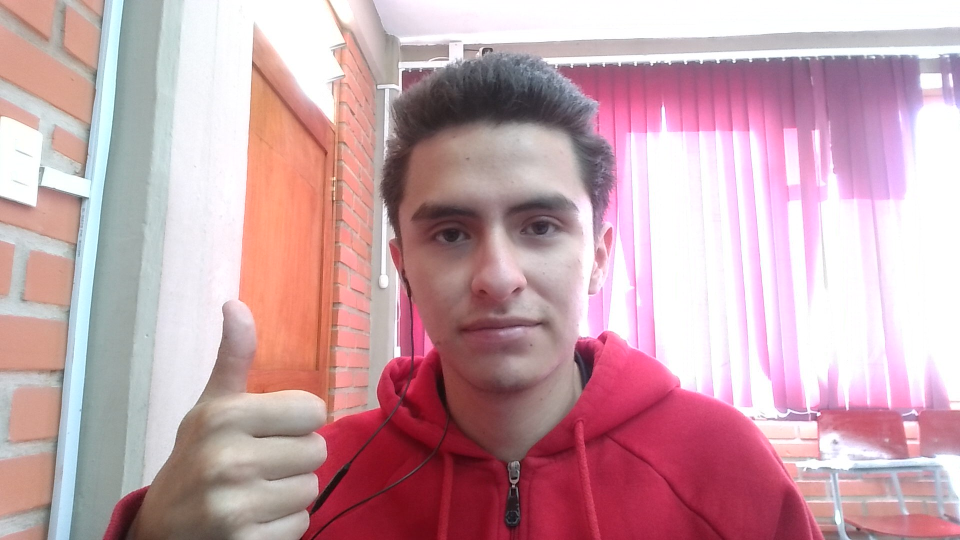
#> input picture foto.jpg, 1920 x 1080 px (shown at 1/2 size)
$ jupyter execute --allow-errors Laboratorio.ipynb
#> lines starting #> are read from the running program, lines starting #| are printed output that depends on the picture; after the words box and inside, x2 and y2 are one past the last pixel; in counts of white or black regions, pixels touching at a corner belong together
[cell 1]
import cv2
import numpy as np
import matplotlib.pyplot as plt

image = cv2.imread('colores.jpg')
#> (the rest of this cell did not finish here and is left out)

[cell 2]
import cv2
import numpy as np
import matplotlib.pyplot as plt

imagen = cv2.imread('foto.jpg')
#> imagen is the input picture: shape (1080, 1920, 3); mean B, G, R 171, 163, 200.7
imagen_rgb = cv2.cvtColor(imagen, cv2.COLOR_BGR2RGB)
gris = cv2.cvtColor(imagen, cv2.COLOR_BGR2GRAY)
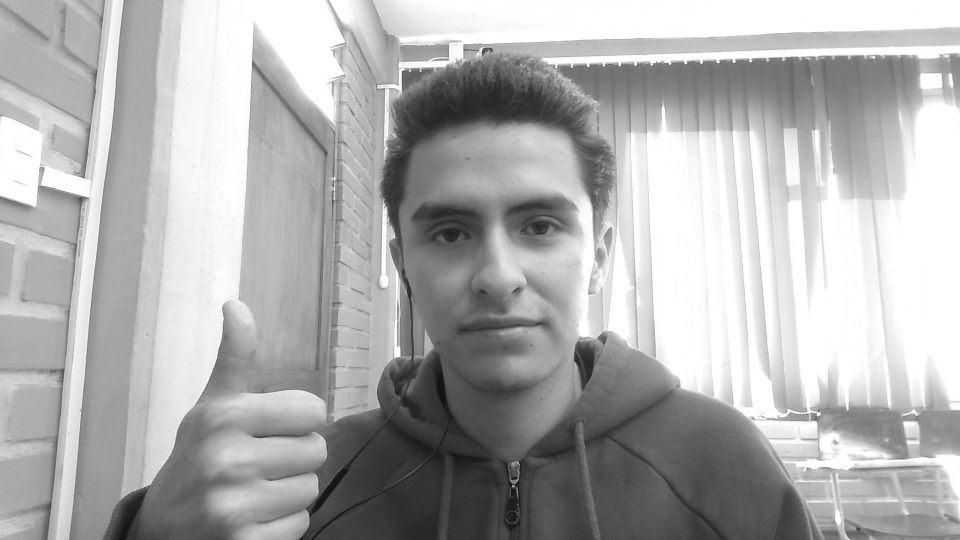
#> gris: shape (1080, 1920) (shown at 1/2 size); min 3, max 255, mean 175.2

_, umbral = cv2.threshold(gris, 127, 255, cv2.THRESH_BINARY)
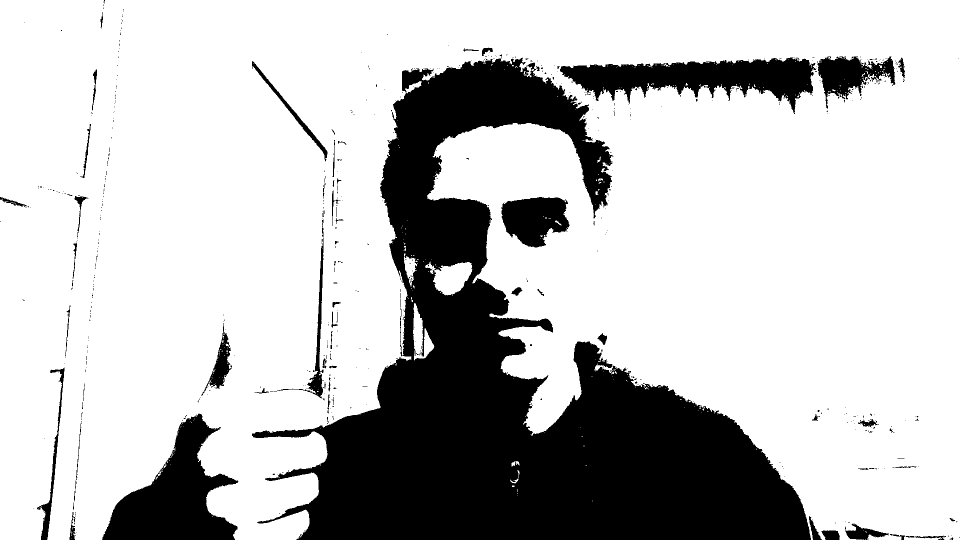
#> umbral: shape (1080, 1920) (shown at 1/2 size); 75.8% white; 598 black regions (531 under 20 px), largest, box (x1, y1, x2, y2) and area: (504, 108, 1622, 1080) 403610, (204, 827, 477, 1080) 32928, (1120, 115, 1632, 228) 27796

color_mapa = cv2.applyColorMap(gris, cv2.COLORMAP_JET)
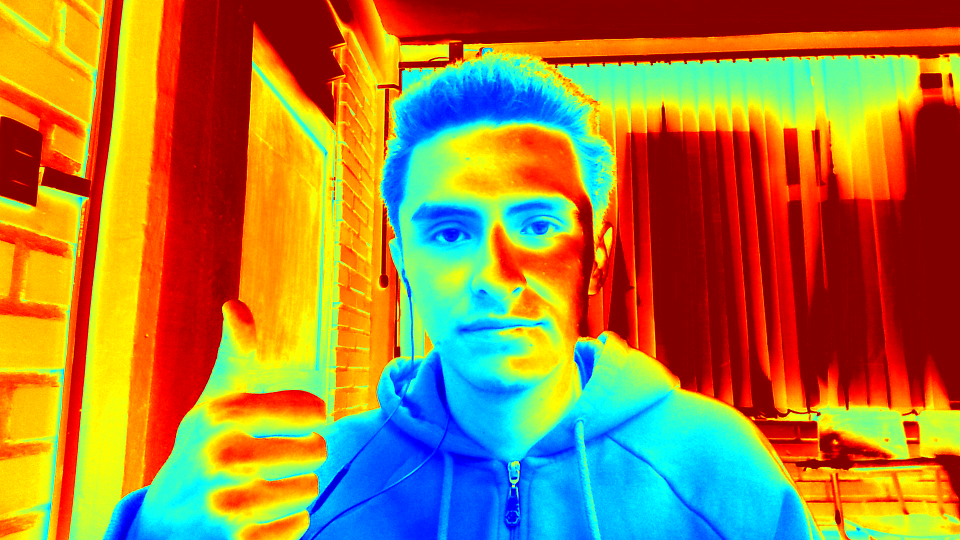
#> color_mapa: shape (1080, 1920, 3) (shown at 1/2 size); mean B, G, R 62.2, 125, 163.8

kernel_propio = np.array([[1, 2, 1],
                          [1, 2, 1],
                          [1, 1, 1]], dtype=np.float32) / 10
convolucion1 = cv2.filter2D(gris, -1, kernel_propio)
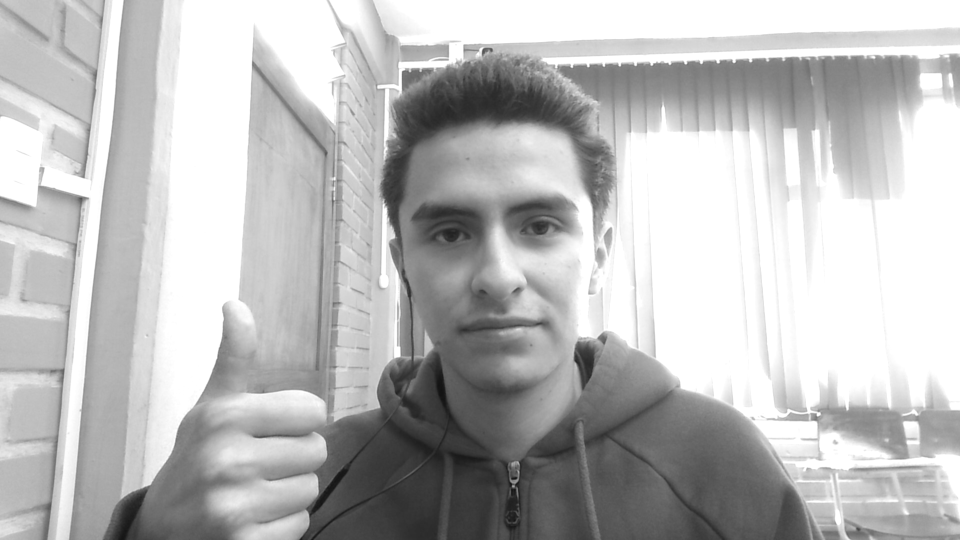
#> convolucion1: shape (1080, 1920) (shown at 1/2 size); min 16, max 255, mean 187.4

convolucion2 = cv2.GaussianBlur(gris, (55, 55), 0)
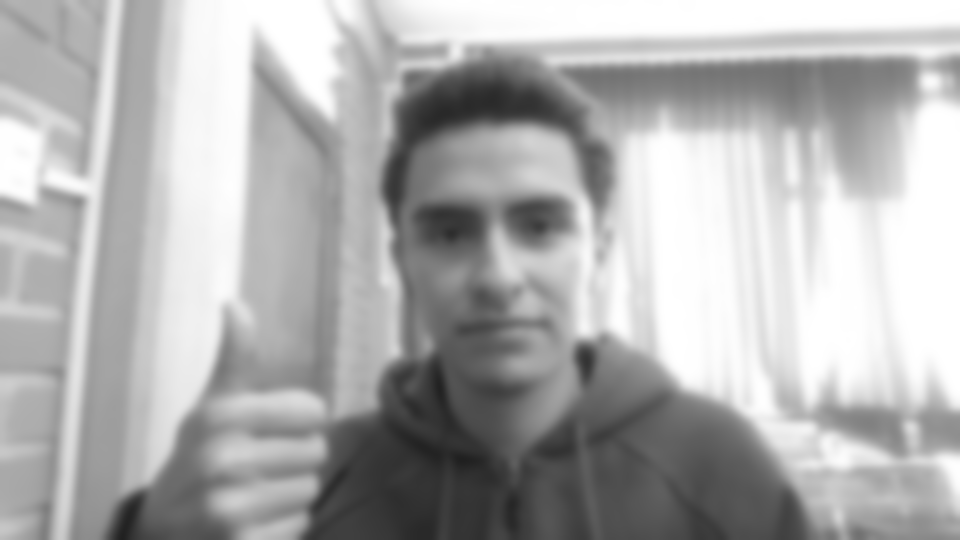
#> convolucion2: shape (1080, 1920) (shown at 1/2 size); min 32, max 255, mean 175.2

alto, ancho = gris.shape
#> alto = 1080; ancho = 1920
ojo_izq = gris[350:550, 1000:1200]
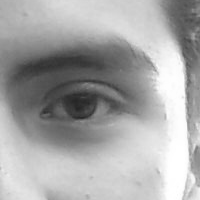
#> ojo_izq: shape (200, 200); min 37, max 255, mean 166.9
canny_ojo = cv2.Canny(ojo_izq, 100, 200)
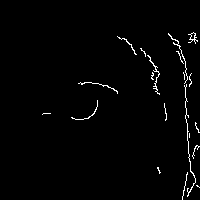
#> canny_ojo: shape (200, 200); 1.6% white in thin lines or dots, all inside (x1, y1, x2, y2) = (42, 32, 200, 200)

blur = cv2.GaussianBlur(imagen, (41, 41), 0)
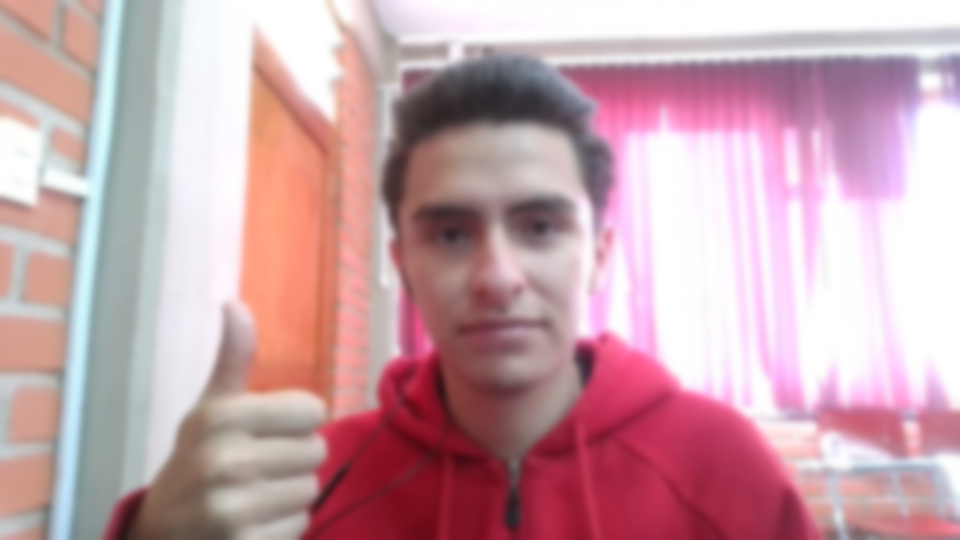
#> blur: shape (1080, 1920, 3) (shown at 1/2 size); mean B, G, R 171, 163, 200.7
neblina = ((imagen * 0.3) + (blur * 0.7)).astype(np.uint8)

bordes = cv2.Canny(gris, 100, 200)
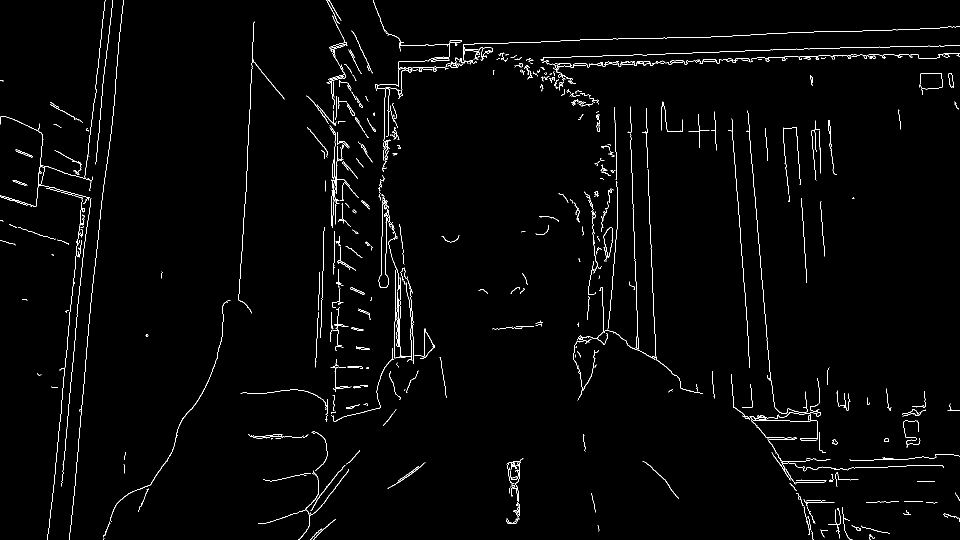
#> bordes: shape (1080, 1920) (shown at 1/2 size); 1.7% white in thin lines or dots

plt.figure(figsize=(15, 12))

plt.subplot(331)
plt.imshow(imagen_rgb)
plt.title("Imagen Original")
plt.axis('off')

plt.subplot(332)
plt.imshow(umbral, cmap='gray')
plt.title("Umbralización")
plt.axis('off')

plt.subplot(333)
plt.imshow(color_mapa)
plt.title("Cambio de Color (Colormap)")
plt.axis('off')

plt.subplot(334)
plt.imshow(convolucion1, cmap='gray')
plt.title("Convolución Propia")
plt.axis('off')

plt.subplot(335)
plt.imshow(convolucion2, cmap='gray')
plt.title("Convolución Predefinida")
plt.axis('off')

plt.subplot(336)
plt.imshow(canny_ojo, cmap='gray')
plt.title("Canny Ojo Izquierdo")
plt.axis('off')

plt.subplot(337)
plt.imshow(cv2.cvtColor(neblina, cv2.COLOR_BGR2RGB))
plt.title("Filtro de Neblina")
plt.axis('off')

plt.subplot(338)
plt.imshow(bordes, cmap='gray')
plt.title("Detección de Bordes")
plt.axis('off')

plt.tight_layout()
plt.show()
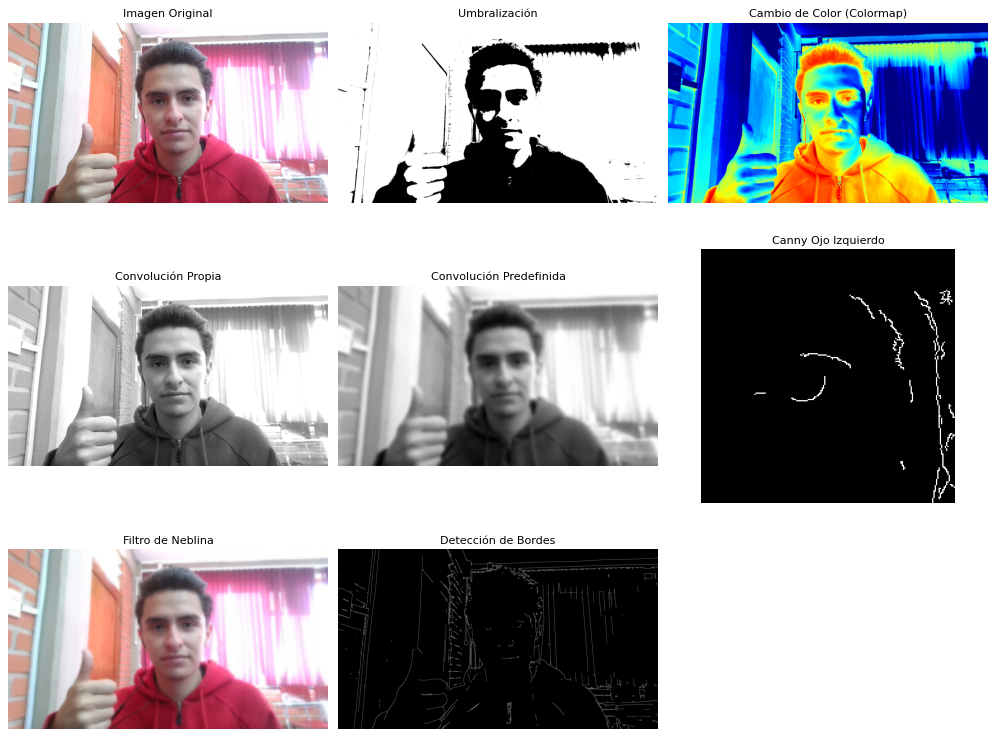
#> figure drawn by matplotlib, 8 panels; B, G, R data is drawn as R, G, B
